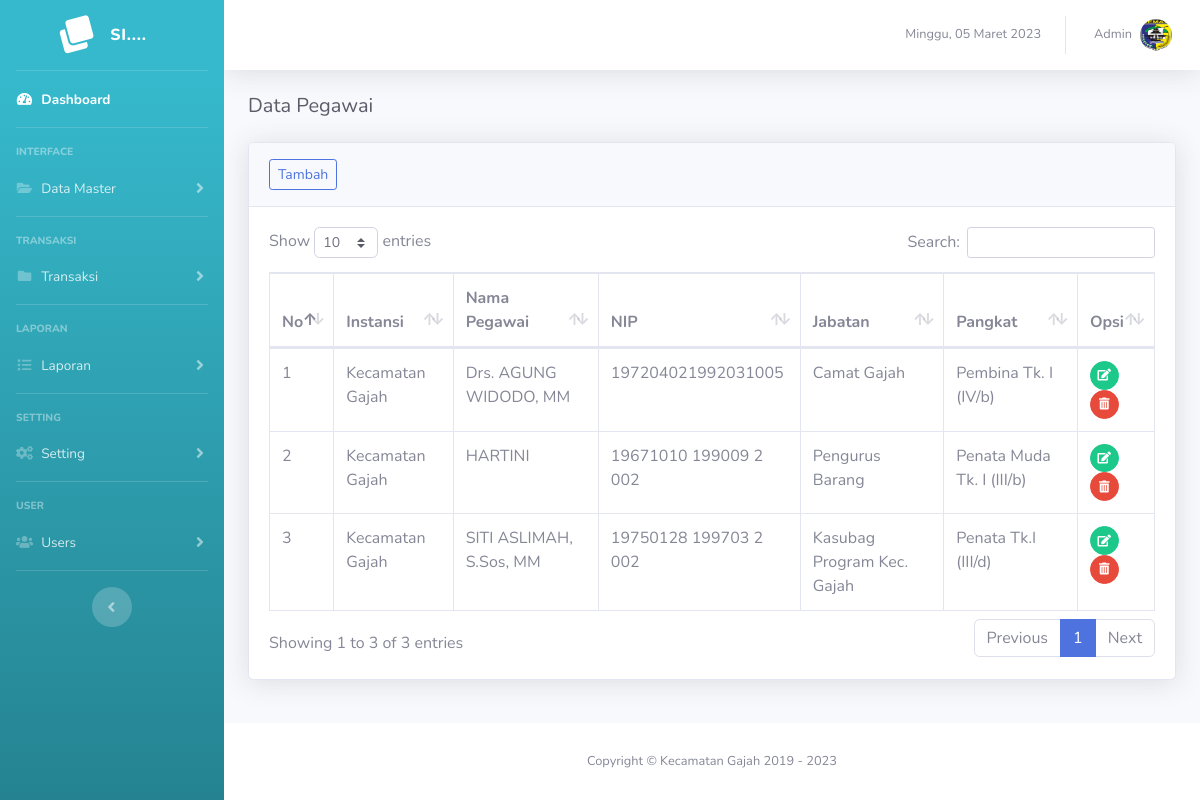
Page /pegawai (signed in) on the committed database.
### tables this page shows
CREATE TABLE `tb_pegawai` (
  `id_pegawai` int(11) NOT NULL,
  `id_instansi` int(11) NOT NULL,
  `nama_pegawai` varchar(100) NOT NULL,
  `nip` varchar(50) NOT NULL,
  `jabatan` varchar(50) NOT NULL,
  `pangkat` varchar(50) NOT NULL,
  `id_user` int(11) NOT NULL
);

CREATE TABLE `tb_instansi` (
  `id_instansi` int(11) NOT NULL,
  `nama_instansi` varchar(100) NOT NULL,
  `alamat_instansi` text NOT NULL,
  `no_telp` varchar(20) NOT NULL,
  `kd_pos` varchar(10) NOT NULL,
  `website` varchar(50) NOT NULL,
  `email` varchar(50) NOT NULL,
  `tahun` date NOT NULL,
  `id_user` int(11) NOT NULL
);

### page/pegawai/pegawai.php (the view)
<h5 class="h5 mb-4 text-gray-800">Data Pegawai</h5>
<div class="card shadow mb-4">
  <div class="card-header py-3">
    <a href="?page=pegawai&action=add" class="btn btn-sm btn-outline-primary">Tambah</a>
  </div>
  <div class="card-body">
    <div class="table-responsive">
      <table class="table table-bordered" id="dataTable" width="100%" cellspacing="0">
        <thead>
          <tr>
            <th width="5%">No</th>
            <th>Instansi</th>
            <th>Nama Pegawai</th>
            <th>NIP</th>
            <th>Jabatan</th>
            <th>Pangkat</th>
            <th width="8%">Opsi</th>
          </tr>
        </thead>
        <tbody>
          <?php
          if ($_SESSION['level'] == "admin") {
            $sql = $conn->query("SELECT * FROM tb_pegawai");
          } else {
            $sql = $conn->query("SELECT * FROM tb_pegawai WHERE id_user = '$_SESSION[id_user]'");
          }
          $no = 1;
          foreach ($sql as $key => $value) :
          ?>
            <tr>
              <td><?= $no++; ?></td>
              <?php
              $id_instansi = $value['id_instansi'];
              $instansi = $conn->query("SELECT * FROM tb_instansi WHERE id_instansi = '$id_instansi'");
              foreach ($instansi as $key => $data) {
                echo "<td>$data[nama_instansi]</td>";
              }
              ?>
              <td><?= $value['nama_pegawai']; ?></td>
              <td><?= $value['nip']; ?></td>
              <td><?= $value['jabatan']; ?></td>
              <td><?= $value['pangkat']; ?></td>
              <td>
                <a href="?page=pegawai&action=edit&id=<?= urlencode(base64_encode($value['id_pegawai'])); ?>" class="btn btn-sm btn-circle btn-success" data-toggle="tooltip" data-placement="top" title="Edit"><i class="fas fa-edit"></i></a>
                <a href="?page=pegawai&action=delete&id=<?= urlencode(base64_encode($value['id_pegawai'])); ?>" name="delete" class=" delete btn btn-sm btn-circle btn-danger" data-toggle="tooltip" data-placement="top" title="Delete"><i class="fas fa-trash-alt"></i></a>
              </td>
            </tr>
          <?php endforeach; ?>
        </tbody>
      </table>
    </div>
  </div>
</div>

### rows in the picture
tb_pegawai: nama_pegawai "Drs. AGUNG WIDODO, MM", nip "197204021992031005", jabatan "Camat Gajah", pangkat "Pembina Tk. I (IV/b)"
tb_instansi: nama_instansi "Kecamatan Gajah"
tb_pegawai: nama_pegawai "HARTINI", nip "19671010 199009 2 002", jabatan "Pengurus Barang", pangkat "Penata Muda Tk. I (III/b)"
tb_pegawai: nama_pegawai "SITI ASLIMAH, S.Sos, MM", nip "19750128 199703 2 002", jabatan "Kasubag Program Kec. Gajah", pangkat "Penata Tk.I (III/d)"

### other values in the picture
$_SESSION['nama'] "Admin"
